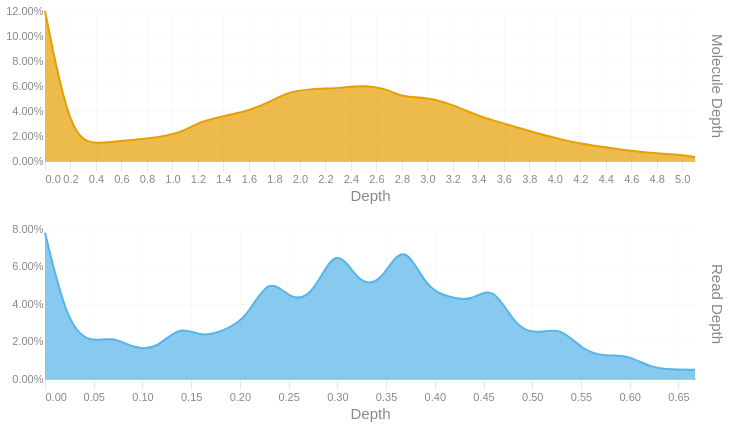

The code cell stored with this chart in its notebook:
### Code cell
readdep = depth_hist(tb['Read Depth'], q99, 3)
readdep = readdep.with_columns(pl.lit('Read Depth').alias('Metric'))
if not SKIPLR:
    moldep = depth_hist(tb['Molecule Depth'], mol_q99, 1)
    moldep = moldep.with_columns(pl.lit('Molecule Depth').alias('Metric'))
    _hist = pl.concat([readdep, moldep])
    _hist = _hist.filter(pl.col('Proportion') != 0)
    with SafeRender(_hist):
        (
            alt.Chart(_hist)        
            .mark_area(interpolate = "basis")
            .encode(
                x=alt.X('Bin:Q').scale(domainMin=0).axis(alt.Axis(title='Depth')),
                y = alt.Y('Proportion:Q', title = None).axis(format = '.2%'),
                color = alt.Color('Metric:N').legend(None),
                row = alt.Row("Metric:N").header(title = None, labelOrient = 'right'),
                tooltip = [
                    alt.Tooltip("Metric:N", title = "Metric"),
                    alt.Tooltip('Interval:N', title = "Depth Interval"),
                    alt.Tooltip('Proportion:Q', title = "% Alignments").format('.2%')
                ]
            )
            .resolve_scale(x='independent', y='independent')
            .properties(
                height = 150, width = 650,
                usermeta={'embedOptions': {'downloadFileName': f'{samplename}.depth.hist'}}
            )
        ).display()
else:
    readdep = readdep.filter(pl.col('Proportion') != 0)
    with SafeRender(readdep):
        (
            alt.Chart(readdep)        
            .mark_area(interpolate = "basis")
            .encode(
                x=alt.X('Bin:Q').scale(domainMin=0).axis(alt.Axis(title='Depth')),
                y = alt.Y('Proportion:Q', title = None).axis(format = '.2%'),
                tooltip = [
                    alt.Tooltip('Interval:N', title = "Depth Interval"),
                    alt.Tooltip('Proportion:Q', title = "% Alignments").format('.2%')
                ]
            )
            .properties(
                usermeta={'embedOptions': {'downloadFileName': f'{samplename}.depth.hist'}}
            )
        ).display()

### Figure 1 — Vega-Lite specification as saved in the notebook (floating-point values rounded to 4 significant figures)
{"width": 650, "height": 150, "config": {"title": {"anchor": "start", "dy": -15, "fontSize": 18, "color": "#888888", "subtitleColor": "#888888", "subtitleFontSize": 14}, "arc": {"fill": "#0072B2"}, "axis": {"domainColor": "#888888", "domainWidth": 0.5, "gridWidth": 0.2, "grid": false, "titleFontWeight": 400, "titleFontSize": 15, "labelFontSize": 11, "labelColor": "#888888", "tickColor": "#888888", "tickWidth": 0.2, "titleColor": "#888888"}, "axisBand": {"grid": false}, "axisX": {"grid": true, "tickSize": 10, "domainCap": "round"}, "axisY": {"domain": false, "grid": true, "tickSize": 0, "domainCap": "round"}, "background": "transparent", "header": {"labelFontSize": 15, "labelColor": "#888888", "titleFontSize": 15, "titleFontWeight": 600, "titleColor": "#888888"}, "legend": {"labelFont": "sans-serif", "labelFontSize": 12, "labelColor": "#888888", "symbolSize": 100, "symbolType": "circle", "titleFontSize": 12, "titlePadding": 10, "titleColor": "#888888", "title": null}, "range": {"category": ["#E69F00", "#56B4E9", "#009E73", "#F0E442", "#0072B2", "#D55E00", "#CC79A7", "#000000"], "diverging": ["#cfe8f3", "#a2d4ec", "#73bfe2", "#46abdb", "#1696d2", "#12719e"]}, "area": {"fill": "#0072B2", "fillOpacity": 0.7, "line": true, "strokeOpacity": 0.7}, "line": {"color": "#0072B2", "stroke": "#0072B2", "strokeWidth": 2}, "trail": {"color": "#0072B2", "stroke": "#0072B2", "strokeWidth": 0, "size": 1}, "point": {"filled": true, "fillOpacity": 1.0, "size": 95}, "text": {"color": "#888888", "fontSize": 11, "align": "right", "fontWeight": 400, "size": 11}, "bar": {"fill": "#0072B2", "stroke": null}, "view": {"stroke": null, "continuousWidth": 660, "continuousHeight": 400}}, "data": {"name": "data-e1c4cdf2372e467e44ef0d6e568c220d"}, "mark": {"type": "area", "interpolate": "basis"}, "encoding": {"color": {"field": "Metric", "legend": null, "type": "nominal"}, "row": {"field": "Metric", "header": {"title": null, "labelOrient": "right"}, "type": "nominal"}, "tooltip": [{"field": "Metric", "title": "Metric", "type": "nominal"}, {"field": "Interval", "title": "Depth Interval", "type": "nominal"}, {"field": "Proportion", "format": ".2%", "title": "% Alignments", "type": "quantitative"}], "x": {"axis": {"title": "Depth"}, "field": "Bin", "scale": {"domainMin": 0}, "type": "quantitative"}, "y": {"axis": {"format": ".2%"}, "field": "Proportion", "title": null, "type": "quantitative"}}, "resolve": {"scale": {"x": "independent", "y": "independent"}}, "usermeta": {"embedOptions": {"downloadFileName": "TF26LRJL0061_50B_L_10484332_23Y22YLT4_L7.depth.hist"}}, "$schema": "https://vega.github.io/schema/vega-lite/v6.4.1.json", "datasets": {"data-e1c4cdf2372e467e44ef0d6e568c220d": [{"Bin": 0.0, "Interval": "0.0-0.023", "Proportion": 0.078, "Metric": "Read Depth"}, {"Bin": 0.023, "Interval": "0.023-0.046", "Proportion": 0.029, "Metric": "Read Depth"}, {"Bin": 0.046, "Interval": "0.046-0.069", "Proportion": 0.019, "Metric": "Read Depth"}, {"Bin": 0.069, "Interval": "0.069-0.092", "Proportion": 0.023, "Metric": "Read Depth"}, {"Bin": 0.092, "Interval": "0.092-0.115", "Proportion": 0.016, "Metric": "Read Depth"}, {"Bin": 0.115, "Interval": "0.115-0.138", "Proportion": 0.016, "Metric": "Read Depth"}, {"Bin": 0.138, "Interval": "0.138-0.161", "Proportion": 0.029, "Metric": "Read Depth"}, {"Bin": 0.161, "Interval": "0.161-0.184", "Proportion": 0.022, "Metric": "Read Depth"}, {"Bin": 0.184, "Interval": "0.184-0.207", "Proportion": 0.026, "Metric": "Read Depth"}, {"Bin": 0.207, "Interval": "0.207-0.23", "Proportion": 0.032, "Metric": "Read Depth"}, {"Bin": 0.23, "Interval": "0.23-0.253", "Proportion": 0.056, "Metric": "Read Depth"}, {"Bin": 0.253, "Interval": "0.253-0.276", "Proportion": 0.041, "Metric": "Read Depth"}, {"Bin": 0.276, "Interval": "0.276-0.299", "Proportion": 0.045, "Metric": "Read Depth"}, {"Bin": 0.299, "Interval": "0.299-0.322", "Proportion": 0.073, "Metric": "Read Depth"}, {"Bin": 0.322, "Interval": "0.322-0.345", "Proportion": 0.05, "Metric": "Read Depth"}, {"Bin": 0.345, "Interval": "0.345-0.368", "Proportion": 0.051, "Metric": "Read Depth"}, {"Bin": 0.368, "Interval": "0.368-0.391", "Proportion": 0.075, "Metric": "Read Depth"}, {"Bin": 0.391, "Interval": "0.391-0.414", "Proportion": 0.048, "Metric": "Read Depth"}, {"Bin": 0.414, "Interval": "0.414-0.437", "Proportion": 0.044, "Metric": "Read Depth"}, {"Bin": 0.437, "Interval": "0.437-0.46", "Proportion": 0.041, "Metric": "Read Depth"}, {"Bin": 0.46, "Interval": "0.46-0.483", "Proportion": 0.051, "Metric": "Read Depth"}, {"Bin": 0.483, "Interval": "0.483-0.506", "Proportion": 0.027, "Metric": "Read Depth"}, {"Bin": 0.506, "Interval": "0.506-0.529", "Proportion": 0.024, "Metric": "Read Depth"}, {"Bin": 0.529, "Interval": "0.529-0.552", "Proportion": 0.028, "Metric": "Read Depth"}, {"Bin": 0.552, "Interval": "0.552-0.575", "Proportion": 0.015, "Metric": "Read Depth"}, {"Bin": 0.575, "Interval": "0.575-0.598", "Proportion": 0.012, "Metric": "Read Depth"}, {"Bin": 0.598, "Interval": "0.598-0.621", "Proportion": 0.013, "Metric": "Read Depth"}, {"Bin": 0.621, "Interval": "0.621-0.644", "Proportion": 0.006, "Metric": "Read Depth"}, {"Bin": 0.644, "Interval": "0.644-0.667", "Proportion": 0.005, "Metric": "Read Depth"}, {"Bin": 0.667, "Interval": "0.667-0.69", "Proportion": 0.005, "Metric": "Read Depth"}, {"Bin": 0.0, "Interval": "0.0-0.2", "Proportion": 0.12, "Metric": "Molecule Depth"}, {"Bin": 0.2, "Interval": "0.2-0.4", "Proportion": 0.018, "Metric": "Molecule Depth"}, {"Bin": 0.4, "Interval": "0.4-0.5", "Proportion": 0.014, "Metric": "Molecule Depth"}, {"Bin": 0.5, "Interval": "0.5-0.7", "Proportion": 0.015, "Metric": "Molecule Depth"}, {"Bin": 0.7, "Interval": "0.7-0.9", "Proportion": 0.017, "Metric": "Molecule Depth"}, {"Bin": 0.9, "Interval": "0.9-1.1", "Proportion": 0.019, "Metric": "Molecule Depth"}, {"Bin": 1.1, "Interval": "1.1-1.2", "Proportion": 0.024, "Metric": "Molecule Depth"}, {"Bin": 1.2, "Interval": "1.2-1.4", "Proportion": 0.031, "Metric": "Molecule Depth"}, {"Bin": 1.4, "Interval": "1.4-1.6", "Proportion": 0.036, "Metric": "Molecule Depth"}, {"Bin": 1.6, "Interval": "1.6-1.8", "Proportion": 0.04, "Metric": "Molecule Depth"}, {"Bin": 1.8, "Interval": "1.8-1.9", "Proportion": 0.049, "Metric": "Molecule Depth"}, {"Bin": 1.9, "Interval": "1.9-2.1", "Proportion": 0.055, "Metric": "Molecule Depth"}, {"Bin": 2.1, "Interval": "2.1-2.3", "Proportion": 0.058, "Metric": "Molecule Depth"}, {"Bin": 2.3, "Interval": "2.3-2.5", "Proportion": 0.058, "Metric": "Molecule Depth"}, {"Bin": 2.5, "Interval": "2.5-2.7", "Proportion": 0.061, "Metric": "Molecule Depth"}, {"Bin": 2.7, "Interval": "2.7-2.8", "Proportion": 0.057, "Metric": "Molecule Depth"}, {"Bin": 2.8, "Interval": "2.8-3.0", "Proportion": 0.051, "Metric": "Molecule Depth"}, {"Bin": 3.0, "Interval": "3.0-3.2", "Proportion": 0.051, "Metric": "Molecule Depth"}, {"Bin": 3.2, "Interval": "3.2-3.4", "Proportion": 0.045, "Metric": "Molecule Depth"}, {"Bin": 3.4, "Interval": "3.4-3.5", "Proportion": 0.036, "Metric": "Molecule Depth"}, {"Bin": 3.5, "Interval": "3.5-3.7", "Proportion": 0.033, "Metric": "Molecule Depth"}, {"Bin": 3.7, "Interval": "3.7-3.9", "Proportion": 0.027, "Metric": "Molecule Depth"}, {"Bin": 3.9, "Interval": "3.9-4.1", "Proportion": 0.021, "Metric": "Molecule Depth"}, {"Bin": 4.1, "Interval": "4.1-4.2", "Proportion": 0.016, "Metric": "Molecule Depth"}, {"Bin": 4.2, "Interval": "4.2-4.4", "Proportion": 0.014, "Metric": "Molecule Depth"}, {"Bin": 4.4, "Interval": "4.4-4.6", "Proportion": 0.011, "Metric": "Molecule Depth"}, {"Bin": 4.6, "Interval": "4.6-4.8", "Proportion": 0.008, "Metric": "Molecule Depth"}, {"Bin": 4.8, "Interval": "4.8-5.0", "Proportion": 0.006, "Metric": "Molecule Depth"}, {"Bin": 5.0, "Interval": "5.0-5.1", "Proportion": 0.005, "Metric": "Molecule Depth"}, {"Bin": 5.1, "Interval": "5.1-5.31", "Proportion": 0.003, "Metric": "Molecule Depth"}]}}
